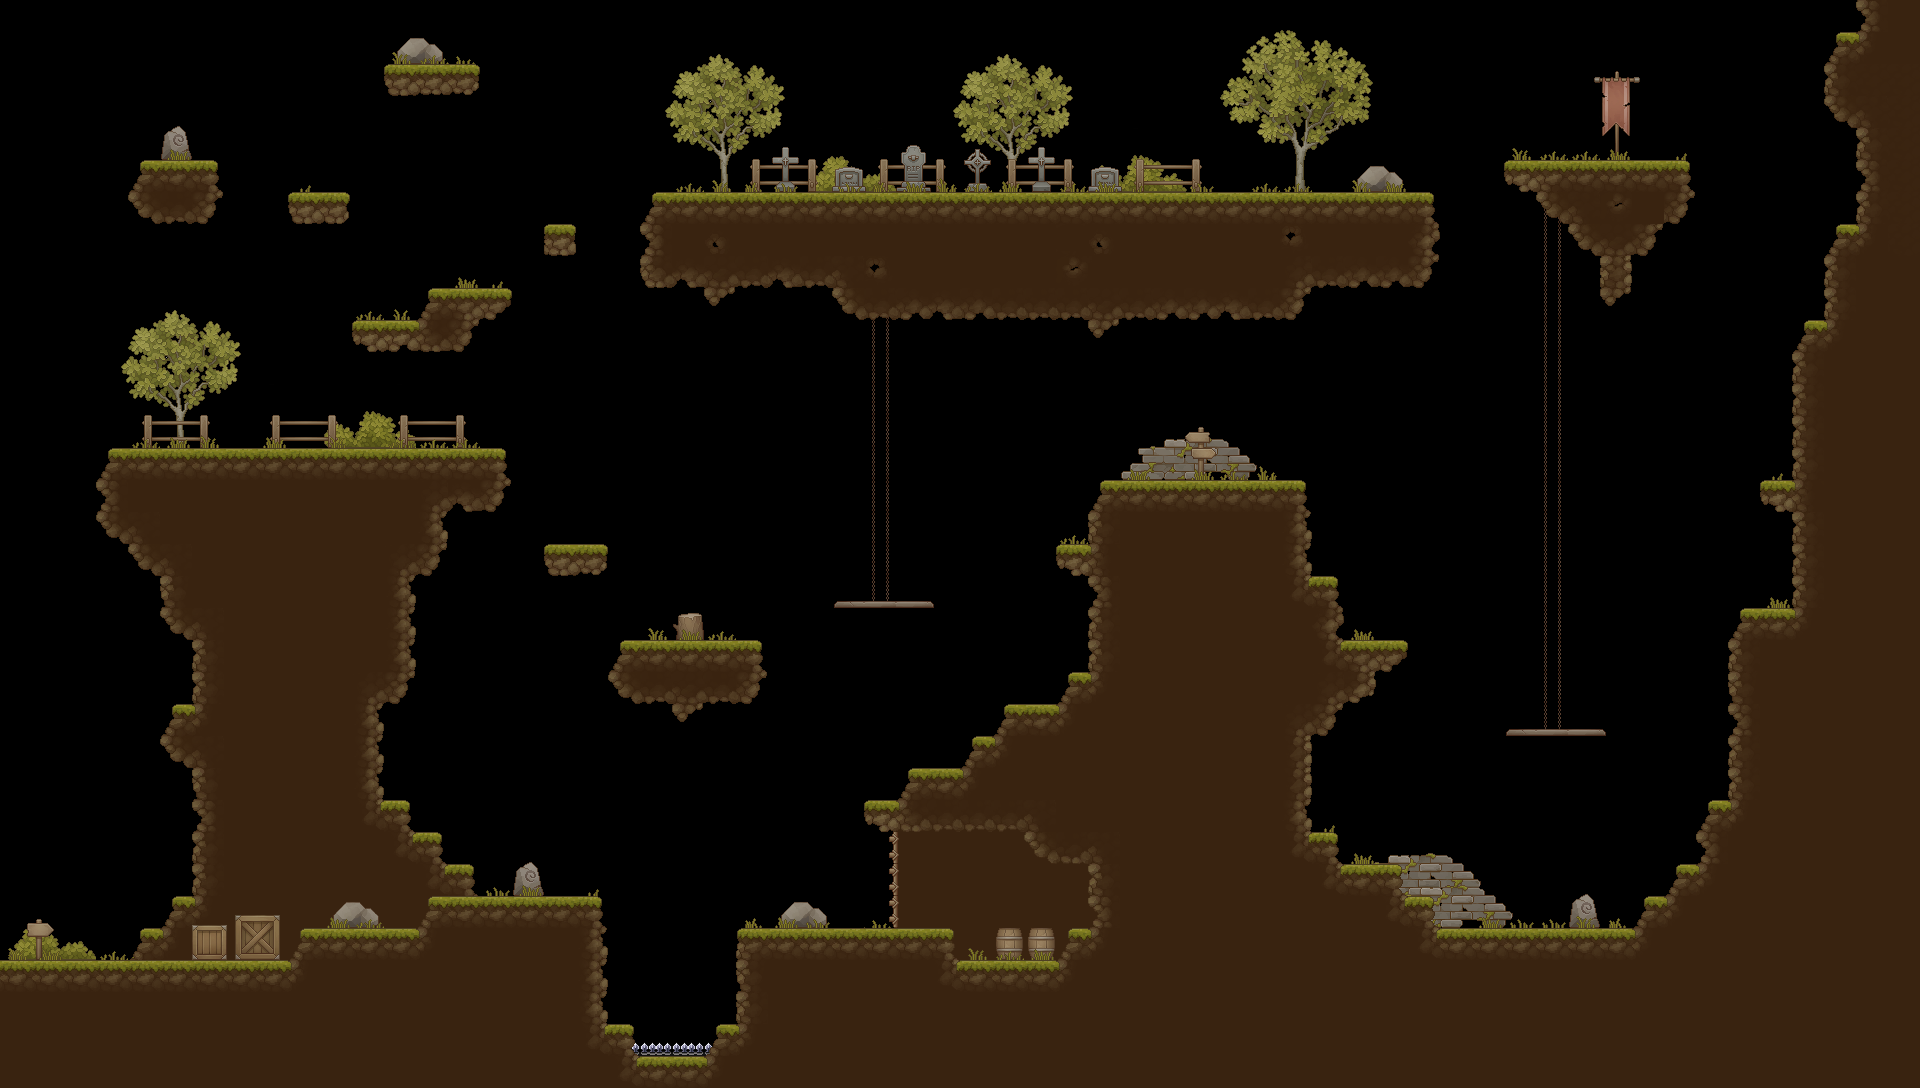

A 2D game scene composited from a Tiled map and its tileset images. What follows is a short description and the map's XML, with each tile layer's data collapsed to a summary:
An orthogonal 60x34 tile map with 32x32 px tiles, 7 tile layers (Vegetation Back, Structures Back, Structures Front, Prop Back, ...) and 73 objects (4x EnemyPath, 2x PowerUp, Spawn, Finish, Trap).

<map version="1.10" tiledversion="1.10.1" orientation="orthogonal" renderorder="right-down" width="60" height="34" tilewidth="32" tileheight="32" infinite="0" nextlayerid="12" nextobjectid="82">
 <tileset firstgid="1" name="Level2 TileSheet" tilewidth="32" tileheight="32" tilecount="2304" columns="48">
  <image source="../Images/Map Sprites v1/Level2 TileSheet.png" width="1536" height="1536" />
 </tileset>
 <layer id="7" name="Vegetation Back" width="60" height="34">
  <data>[2040 cells, 144 non-empty, 68 distinct tile ids]</data>
 </layer>
 <layer id="3" name="Structures Back" width="60" height="34">
  <data>[2040 cells, 195 non-empty, 30 distinct tile ids]</data>
 </layer>
 <layer id="2" name="Structures Front" width="60" height="34">
  <data>[2040 cells, 63 non-empty, 38 distinct tile ids]</data>
 </layer>
 <layer id="5" name="Prop Back" width="60" height="34">
  <data>[2040 cells, 7 non-empty, 3 distinct tile ids]</data>
 </layer>
 <layer id="4" name="Prop Front" width="60" height="34">
  <data>[2040 cells, 63 non-empty, 32 distinct tile ids]</data>
 </layer>
 <layer id="6" name="Vegetation Front" width="60" height="34">
  <data>[2040 cells, 90 non-empty, 10 distinct tile ids]</data>
 </layer>
 <layer id="1" name="Ground" width="60" height="34">
  <data>[2040 cells, 882 non-empty, 64 distinct tile ids]</data>
 </layer>
 <objectgroup id="8" name="Collision">
  <object id="1" x="0" y="961" width="300" height="126" />
  <object id="2" x="300" y="930" width="150" height="158" />
  <object id="3" x="427" y="898" width="171.667" height="195" />
  <object id="4" x="595.667" y="1024" width="36.3333" height="64" />
  <object id="5" x="631" y="1057" width="87" height="31" />
  <object id="6" x="713.333" y="1025" width="27.6667" height="64" />
  <object id="7" x="737" y="930" width="215.834" height="158" />
  <object id="10" x="951.667" y="962" width="118.333" height="125.5" />
  <object id="11" x="1068.5" y="929.5" width="24" height="158" />
  <object id="12" x="863" y="799" width="46" height="30" />
  <object id="13" x="907" y="769" width="68" height="61" />
  <object id="14" x="971" y="737" width="339" height="93" />
  <object id="15" x="1004" y="704" width="339" height="32" />
  <object id="16" x="1068" y="673" width="307" height="30" />
  <object id="17" x="1090" y="638" width="318" height="33" />
  <object id="18" x="1087" y="607" width="257" height="34" />
  <object id="19" x="1089" y="575" width="249" height="33" />
  <object id="20" x="1056" y="544" width="255" height="30" />
  <object id="21" x="1088" y="511" width="222" height="32" />
  <object id="22" x="1099" y="480" width="207" height="31" />
  <object id="23" x="1055.67" y="830" width="284.333" height="34" />
  <object id="24" x="1089.5" y="864.5" width="310.5" height="29.5" />
  <object id="25" x="1090" y="893" width="342" height="32" />
  <object id="26" x="1088" y="924" width="551" height="165" />
  <object id="27" x="1636" y="897" width="285" height="193" />
  <object id="28" x="1666.33" y="864" width="256.667" height="38" />
  <object id="29" x="1693" y="800" width="228" height="65" />
  <object id="30" x="1735" y="607" width="185" height="33" />
  <object id="31" x="1729" y="639" width="192" height="161" />
  <object id="32" x="1753.67" y="479" width="166.333" height="32" />
  <object id="33" x="1792" y="510" width="129" height="98" />
  <object id="34" x="1789" y="350" width="131" height="128" />
  <object id="35" x="1803" y="319" width="118" height="33" />
  <object id="36" x="1823" y="254" width="100" height="66" />
  <object id="37" x="1835" y="224" width="86" height="32" />
  <object id="38" x="1854" y="-1" width="69" height="33" />
  <object id="39" x="1824" y="31" width="96" height="96" />
  <object id="40" x="1856" y="127" width="68" height="97" />
  <object id="41" x="1505" y="162" width="187" height="33" />
  <object id="43" x="1536" y="194" width="149" height="30" />
  <object id="44" x="1568" y="224" width="91" height="32" />
  <object id="45" x="1601" y="256" width="28" height="51" />
  <object id="46" x="1505" y="729" width="101" height="6" />
  <object id="47" x="834" y="601" width="101" height="7" />
  <object id="48" x="608" y="640" width="156" height="63" />
  <object id="50" x="106" y="448" width="404" height="33" />
  <object id="51" x="94" y="478" width="418" height="34" />
  <object id="52" x="93" y="511" width="356" height="34" />
  <object id="53" x="127" y="544" width="315" height="32" />
  <object id="54" x="163" y="575" width="249" height="31" />
  <object id="55" x="158" y="604" width="257" height="35" />
  <object id="56" x="189" y="637" width="227" height="33" />
  <object id="59" x="538" y="544" width="71" height="31" />
  <object id="60" x="351" y="320" width="128" height="30" />
  <object id="61" x="428" y="288" width="82" height="31" />
  <object id="62" x="540" y="224" width="36" height="32" />
  <object id="63" x="384" y="65" width="96" height="28" />
  <object id="64" x="282.333" y="192" width="66.6667" height="29" />
  <object id="65" x="136" y="162" width="83" height="61" />
  <object id="66" x="650" y="192" width="784" height="32" />
  <object id="67" x="637" y="222" width="801" height="34" />
  <object id="68" x="639" y="255" width="797" height="30" />
  <object id="69" x="704" y="283" width="31" height="21" />
  <object id="70" x="831" y="283" width="479" height="36" />
  <object id="72" name="Spawn" x="28" y="856" width="73.3333" height="98.6667" />
  <object id="73" name="Finish" x="1566.67" y="58.6667" width="73.3333" height="97.3333" />
 </objectgroup>
 <objectgroup id="9" name="EnemyPath">
  <object id="75" name="EnemyPath" x="751.333" y="135" width="405.333" height="59.6666" />
  <object id="76" name="EnemyPath" x="1454" y="883.333" width="134.667" height="36.6667" />
  <object id="77" name="EnemyPath" x="120" y="792" width="369.333" height="46.6667" />
  <object id="78" name="EnemyPath" x="201.334" y="403.333" width="182.666" height="44.6667" />
 </objectgroup>
 <objectgroup id="11" name="Trap">
  <object id="81" name="Trap" x="625" y="1041" width="103" height="16" />
 </objectgroup>
 <objectgroup id="10" name="PowerUpPosition">
  <object id="79" name="PowerUp" x="1003.5" y="925" width="42.6667" height="34.6667" />
  <object id="80" name="PowerUp" x="1459.33" y="885.333" width="38.3333" height="34" />
 </objectgroup>
</map>